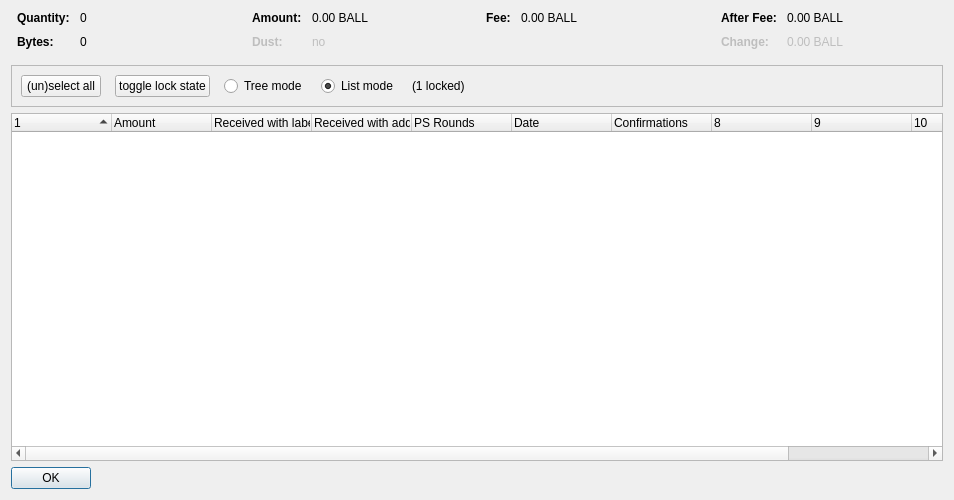
<?xml version="1.0" encoding="UTF-8"?>
<ui version="4.0">
 <class>CoinControlDialog</class>
 <widget class="QDialog" name="CoinControlDialog">
  <property name="geometry">
   <rect>
    <x>0</x>
    <y>0</y>
    <width>954</width>
    <height>500</height>
   </rect>
  </property>
  <property name="windowTitle">
   <string>Coin Selection</string>
  </property>
  <layout class="QVBoxLayout" name="verticalLayout">
   <item>
    <layout class="QHBoxLayout" name="horizontalLayoutTop" stretch="0,0,0,0">
     <property name="topMargin">
      <number>0</number>
     </property>
     <property name="bottomMargin">
      <number>10</number>
     </property>
     <item>
      <layout class="QFormLayout" name="formLayoutCoinControl1">
       <property name="horizontalSpacing">
        <number>10</number>
       </property>
       <property name="verticalSpacing">
        <number>10</number>
       </property>
       <property name="leftMargin">
        <number>6</number>
       </property>
       <property name="rightMargin">
        <number>6</number>
       </property>
       <item row="0" column="0">
        <widget class="QLabel" name="labelCoinControlQuantityText">
         <property name="font">
          <font>
           <weight>75</weight>
           <bold>true</bold>
          </font>
         </property>
         <property name="text">
          <string>Quantity:</string>
         </property>
        </widget>
       </item>
       <item row="0" column="1">
        <widget class="QLabel" name="labelCoinControlQuantity">
         <property name="cursor">
          <cursorShape>IBeamCursor</cursorShape>
         </property>
         <property name="contextMenuPolicy">
          <enum>Qt::ActionsContextMenu</enum>
         </property>
         <property name="text">
          <string notr="true">0</string>
         </property>
         <property name="textInteractionFlags">
          <set>Qt::LinksAccessibleByMouse|Qt::TextSelectableByKeyboard|Qt::TextSelectableByMouse</set>
         </property>
        </widget>
       </item>
       <item row="1" column="0">
        <widget class="QLabel" name="labelCoinControlBytesText">
         <property name="font">
          <font>
           <weight>75</weight>
           <bold>true</bold>
          </font>
         </property>
         <property name="text">
          <string>Bytes:</string>
         </property>
        </widget>
       </item>
       <item row="1" column="1">
        <widget class="QLabel" name="labelCoinControlBytes">
         <property name="cursor">
          <cursorShape>IBeamCursor</cursorShape>
         </property>
         <property name="contextMenuPolicy">
          <enum>Qt::ActionsContextMenu</enum>
         </property>
         <property name="text">
          <string notr="true">0</string>
         </property>
         <property name="textInteractionFlags">
          <set>Qt::LinksAccessibleByMouse|Qt::TextSelectableByKeyboard|Qt::TextSelectableByMouse</set>
         </property>
        </widget>
       </item>
      </layout>
     </item>
     <item>
      <layout class="QFormLayout" name="formLayoutCoinControl2">
       <property name="horizontalSpacing">
        <number>10</number>
       </property>
       <property name="verticalSpacing">
        <number>10</number>
       </property>
       <property name="leftMargin">
        <number>6</number>
       </property>
       <property name="rightMargin">
        <number>6</number>
       </property>
       <item row="0" column="0">
        <widget class="QLabel" name="labelCoinControlAmountText">
         <property name="font">
          <font>
           <weight>75</weight>
           <bold>true</bold>
          </font>
         </property>
         <property name="text">
          <string>Amount:</string>
         </property>
        </widget>
       </item>
       <item row="0" column="1">
        <widget class="QLabel" name="labelCoinControlAmount">
         <property name="cursor">
          <cursorShape>IBeamCursor</cursorShape>
         </property>
         <property name="contextMenuPolicy">
          <enum>Qt::ActionsContextMenu</enum>
         </property>
         <property name="text">
          <string notr="true">0.00 BALL</string>
         </property>
         <property name="textInteractionFlags">
          <set>Qt::LinksAccessibleByMouse|Qt::TextSelectableByKeyboard|Qt::TextSelectableByMouse</set>
         </property>
        </widget>
       </item>
       <item row="1" column="0">
        <widget class="QLabel" name="labelCoinControlLowOutputText">
         <property name="enabled">
          <bool>false</bool>
         </property>
         <property name="font">
          <font>
           <weight>75</weight>
           <bold>true</bold>
          </font>
         </property>
         <property name="text">
          <string>Dust:</string>
         </property>
        </widget>
       </item>
       <item row="1" column="1">
        <widget class="QLabel" name="labelCoinControlLowOutput">
         <property name="enabled">
          <bool>false</bool>
         </property>
         <property name="cursor">
          <cursorShape>IBeamCursor</cursorShape>
         </property>
         <property name="contextMenuPolicy">
          <enum>Qt::ActionsContextMenu</enum>
         </property>
         <property name="text">
          <string notr="true">no</string>
         </property>
         <property name="textInteractionFlags">
          <set>Qt::LinksAccessibleByMouse|Qt::TextSelectableByKeyboard|Qt::TextSelectableByMouse</set>
         </property>
        </widget>
       </item>
      </layout>
     </item>
     <item>
      <layout class="QFormLayout" name="formLayoutCoinControl3">
       <property name="horizontalSpacing">
        <number>10</number>
       </property>
       <property name="verticalSpacing">
        <number>10</number>
       </property>
       <property name="leftMargin">
        <number>6</number>
       </property>
       <property name="rightMargin">
        <number>6</number>
       </property>
       <item row="0" column="0">
        <widget class="QLabel" name="labelCoinControlFeeText">
         <property name="font">
          <font>
           <weight>75</weight>
           <bold>true</bold>
          </font>
         </property>
         <property name="text">
          <string>Fee:</string>
         </property>
        </widget>
       </item>
       <item row="0" column="1">
        <widget class="QLabel" name="labelCoinControlFee">
         <property name="cursor">
          <cursorShape>IBeamCursor</cursorShape>
         </property>
         <property name="contextMenuPolicy">
          <enum>Qt::ActionsContextMenu</enum>
         </property>
         <property name="text">
          <string notr="true">0.00 BALL</string>
         </property>
         <property name="textInteractionFlags">
          <set>Qt::LinksAccessibleByMouse|Qt::TextSelectableByKeyboard|Qt::TextSelectableByMouse</set>
         </property>
        </widget>
       </item>
      </layout>
     </item>
     <item>
      <layout class="QFormLayout" name="formLayoutCoinControl4">
       <property name="horizontalSpacing">
        <number>10</number>
       </property>
       <property name="verticalSpacing">
        <number>10</number>
       </property>
       <property name="leftMargin">
        <number>6</number>
       </property>
       <property name="rightMargin">
        <number>6</number>
       </property>
       <item row="0" column="0">
        <widget class="QLabel" name="labelCoinControlAfterFeeText">
         <property name="font">
          <font>
           <weight>75</weight>
           <bold>true</bold>
          </font>
         </property>
         <property name="text">
          <string>After Fee:</string>
         </property>
        </widget>
       </item>
       <item row="0" column="1">
        <widget class="QLabel" name="labelCoinControlAfterFee">
         <property name="cursor">
          <cursorShape>IBeamCursor</cursorShape>
         </property>
         <property name="contextMenuPolicy">
          <enum>Qt::ActionsContextMenu</enum>
         </property>
         <property name="text">
          <string notr="true">0.00 BALL</string>
         </property>
         <property name="textInteractionFlags">
          <set>Qt::LinksAccessibleByMouse|Qt::TextSelectableByKeyboard|Qt::TextSelectableByMouse</set>
         </property>
        </widget>
       </item>
       <item row="1" column="0">
        <widget class="QLabel" name="labelCoinControlChangeText">
         <property name="enabled">
          <bool>false</bool>
         </property>
         <property name="font">
          <font>
           <weight>75</weight>
           <bold>true</bold>
          </font>
         </property>
         <property name="text">
          <string>Change:</string>
         </property>
        </widget>
       </item>
       <item row="1" column="1">
        <widget class="QLabel" name="labelCoinControlChange">
         <property name="enabled">
          <bool>false</bool>
         </property>
         <property name="cursor">
          <cursorShape>IBeamCursor</cursorShape>
         </property>
         <property name="contextMenuPolicy">
          <enum>Qt::ActionsContextMenu</enum>
         </property>
         <property name="text">
          <string notr="true">0.00 BALL</string>
         </property>
         <property name="textInteractionFlags">
          <set>Qt::LinksAccessibleByMouse|Qt::TextSelectableByKeyboard|Qt::TextSelectableByMouse</set>
         </property>
        </widget>
       </item>
      </layout>
     </item>
    </layout>
   </item>
   <item>
    <widget class="QFrame" name="frame">
     <property name="minimumSize">
      <size>
       <width>0</width>
       <height>40</height>
      </size>
     </property>
     <property name="frameShape">
      <enum>QFrame::StyledPanel</enum>
     </property>
     <property name="frameShadow">
      <enum>QFrame::Sunken</enum>
     </property>
     <layout class="QHBoxLayout" name="horizontalLayout">
      <item>
       <layout class="QHBoxLayout" name="horizontalLayoutPanel" stretch="0,0,0,0,0,0">
        <property name="spacing">
         <number>14</number>
        </property>
        <item>
         <widget class="QPushButton" name="pushButtonSelectAll">
          <property name="sizePolicy">
           <sizepolicy hsizetype="Maximum" vsizetype="Fixed">
            <horstretch>0</horstretch>
            <verstretch>0</verstretch>
           </sizepolicy>
          </property>
          <property name="text">
           <string>(un)select all</string>
          </property>
          <property name="autoDefault">
           <bool>false</bool>
          </property>
         </widget>
        </item>
        <item>
         <widget class="QPushButton" name="pushButtonToggleLock">
          <property name="sizePolicy">
           <sizepolicy hsizetype="Maximum" vsizetype="Fixed">
            <horstretch>0</horstretch>
            <verstretch>0</verstretch>
           </sizepolicy>
          </property>
          <property name="text">
           <string>toggle lock state</string>
          </property>
          <property name="autoDefault">
           <bool>false</bool>
          </property>
         </widget>
        </item>
        <item>
         <widget class="QRadioButton" name="radioTreeMode">
          <property name="sizePolicy">
           <sizepolicy hsizetype="Maximum" vsizetype="Fixed">
            <horstretch>0</horstretch>
            <verstretch>0</verstretch>
           </sizepolicy>
          </property>
          <property name="text">
           <string>Tree mode</string>
          </property>
         </widget>
        </item>
        <item>
         <widget class="QRadioButton" name="radioListMode">
          <property name="sizePolicy">
           <sizepolicy hsizetype="Maximum" vsizetype="Fixed">
            <horstretch>0</horstretch>
            <verstretch>0</verstretch>
           </sizepolicy>
          </property>
          <property name="text">
           <string>List mode</string>
          </property>
          <property name="checked">
           <bool>true</bool>
          </property>
         </widget>
        </item>
        <item>
         <widget class="QLabel" name="labelLocked">
          <property name="text">
           <string>(1 locked)</string>
          </property>
         </widget>
        </item>
        <item>
         <spacer name="horizontalSpacer">
          <property name="orientation">
           <enum>Qt::Horizontal</enum>
          </property>
          <property name="sizeHint" stdset="0">
           <size>
            <width>40</width>
            <height>20</height>
           </size>
          </property>
         </spacer>
        </item>
       </layout>
      </item>
     </layout>
    </widget>
   </item>
   <item>
    <widget class="CoinControlTreeWidget" name="treeWidget">
     <property name="contextMenuPolicy">
      <enum>Qt::CustomContextMenu</enum>
     </property>
     <property name="sortingEnabled">
      <bool>false</bool>
     </property>
     <property name="columnCount">
      <number>11</number>
     </property>
     <attribute name="headerShowSortIndicator" stdset="0">
      <bool>true</bool>
     </attribute>
     <attribute name="headerStretchLastSection">
      <bool>false</bool>
     </attribute>
     <column>
      <property name="text">
       <string/>
      </property>
     </column>
     <column>
      <property name="text">
       <string>Amount</string>
      </property>
     </column>
     <column>
      <property name="text">
       <string>Received with label</string>
      </property>
     </column>
     <column>
      <property name="text">
       <string>Received with address</string>
      </property>
     </column>
     <column>
      <property name="text">
       <string>PS Rounds</string>
      </property>
     </column>
     <column>
      <property name="text">
       <string>Date</string>
      </property>
     </column>
     <column>
      <property name="text">
       <string>Confirmations</string>
      </property>
      <property name="toolTip">
       <string>Confirmed</string>
      </property>
     </column>
     <column>
      <property name="text">
       <string/>
      </property>
     </column>
     <column>
      <property name="text">
       <string/>
      </property>
     </column>
     <column>
      <property name="text">
       <string/>
      </property>
     </column>
     <column>
      <property name="text">
       <string/>
      </property>
     </column>
    </widget>
   </item>
   <item>
    <widget class="QDialogButtonBox" name="buttonBox">
     <property name="sizePolicy">
      <sizepolicy hsizetype="Maximum" vsizetype="Fixed">
       <horstretch>0</horstretch>
       <verstretch>0</verstretch>
      </sizepolicy>
     </property>
     <property name="orientation">
      <enum>Qt::Horizontal</enum>
     </property>
     <property name="standardButtons">
      <set>QDialogButtonBox::Ok</set>
     </property>
    </widget>
   </item>
  </layout>
 </widget>
 <customwidgets>
  <customwidget>
   <class>CoinControlTreeWidget</class>
   <extends>QTreeWidget</extends>
   <header>coincontroltreewidget.h</header>
  </customwidget>
 </customwidgets>
 <resources/>
 <connections/>
</ui>
